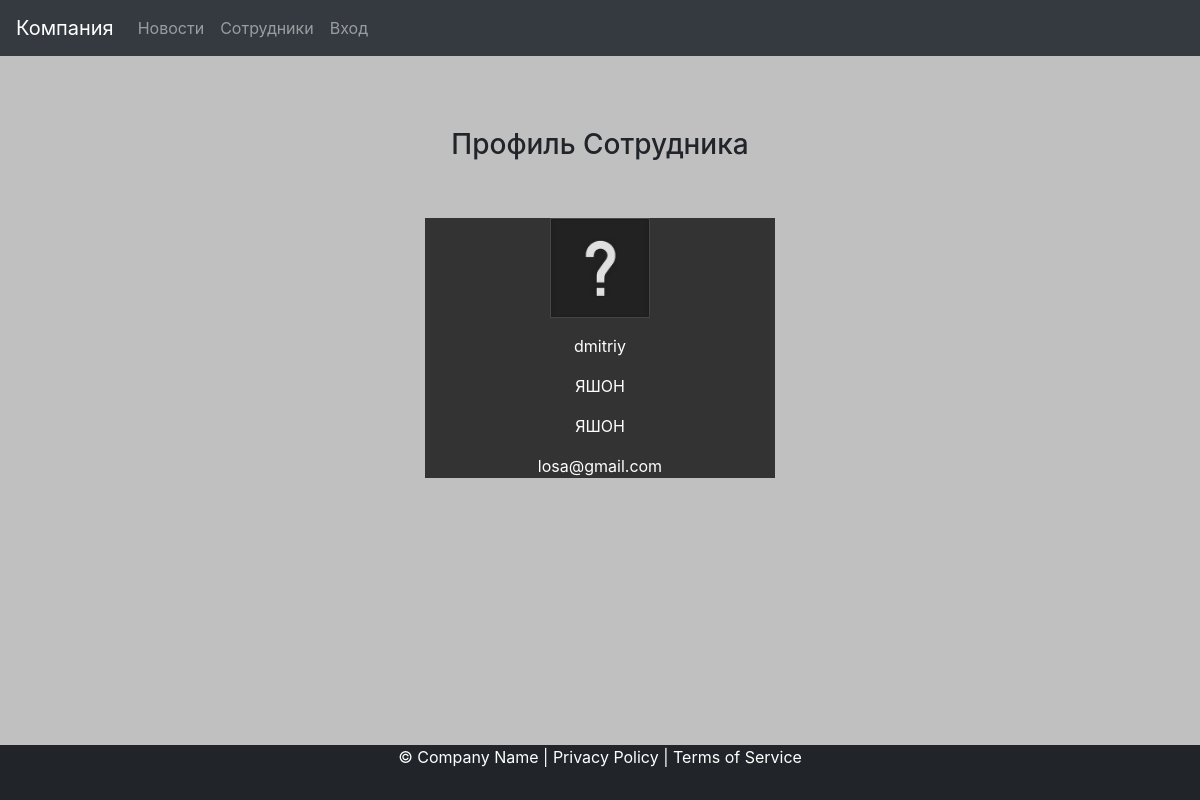
The app's page /workers/id_17 with its own data.
### workers_list/models.py (models this page shows, shortened)
class Workers(models.Model):
    user = models.OneToOneField(User, on_delete=models.CASCADE, verbose_name='Логин')
    name = models.CharField(max_length=50, verbose_name='Имя')
    surname = models.CharField(max_length=50, verbose_name='Фамилия')
    email = models.EmailField()
    image = models.ImageField(default='workers_list/photos/default_user.jpg', upload_to='workers_list/photos',
                              verbose_name='Фото сотрудника', null=False)
    class Meta:
        verbose_name = 'Сотрудник'
        verbose_name_plural = 'Сотрудники'

### workers_list/views.py (the view)
# urls.py: path('id_<int:id>', profile, name='id'),
def profile(request, id):
    profile = Workers.objects.get(user_id=id)
    return render(request, 'profile.html', {'profile': profile, 'request': request}, )

### workers_list/templates/profile.html
{% extends 'base.html' %}
{% block profile %}
<h3 class="text-head">
    Профиль Сотрудника
</h3>
<div class="container">
    <div class="row">
        <div class="col-md-4 offset-md-4">
            <br>
            <br>
            <div class="panel panel-default">
                <div class="panel-body">
                    <p><img src="{{ MEDIA_URL }}{{profile.image}} "width="100" height="100"></p>
                    <p>{{profile.user}}</p>
                    <p>{{profile.name}}</p>
                    <p>{{profile.surname}}</p>
                    <p>{{profile.email}}</p>
                </div>
            </div>
        </div>
    </div>
</div>
{%endblock%}

### static/style.css (style rules this page uses)
body { background-color:#c0c0c0; height: 100%; }
.footer , p { color: white; text-align: center; }
.text-head { text-align:center; text-color:red; }
.panel-body { background-color:#333333 ; }

### records on screen
Workers: image (placeholder picture), user "dmitriy", name "ЯШОН", surname "ЯШОН", email "losa@gmail.com"
